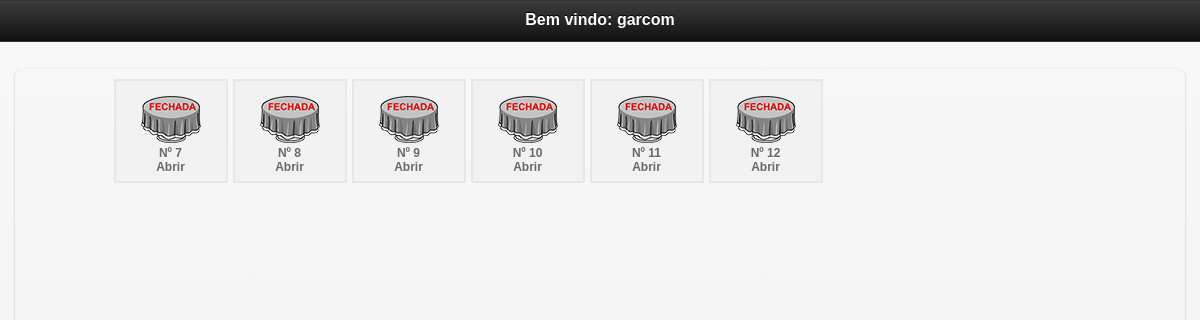
Before: /mobile/mesas.php (signed in) with the older database file.
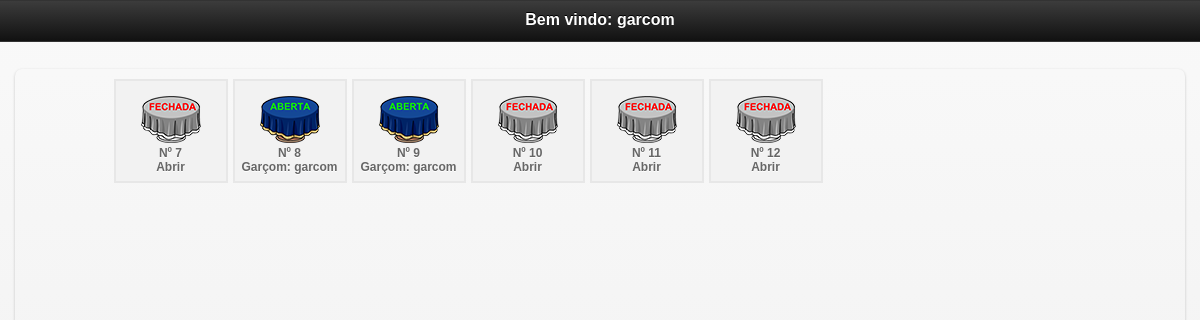
After: the same page with the newer database file.
### tables this page shows
CREATE TABLE `mesa` (
  `id_mesa` int(10) NOT NULL AUTO_INCREMENT,
  `numero` int(10) NOT NULL,
  `idGarcon` varchar(200) NOT NULL,
  `situacao` int(1) NOT NULL,
  PRIMARY KEY (`id_mesa`)
);

CREATE TABLE `garcon` (
  `idGarcon` int(10) NOT NULL AUTO_INCREMENT,
  `nomeGarcon` varchar(200) NOT NULL,
  `login` varchar(20) NOT NULL,
  `senha` varchar(20) NOT NULL,
  `nv` int(1) NOT NULL,
  PRIMARY KEY (`idGarcon`)
);

### mobile/mesas.php (the view, shortened to what this page needs)
<?php include "../config/conexao.php";
$login = $_SESSION['garcon_session'];
$g = mysql_query("SELECT * FROM garcon WHERE login='$login'");
$mostra = mysql_fetch_array($g);
?>
<!doctype html>
<html class="no-js ui-mobile-rendering" lang="pt">
<head>
      <link rel="stylesheet" href="css/jquery.mobile-1.3.1.min.css" />
      <link rel="stylesheet" href="../css/css.css"/>
</head>
<body>
<div id="categories" data-role="page" data-title="Categories">
      <div data-role="header">
            <h1>Bem vindo: <?php echo $mostra['nomeGarcon'] ?></h1>
      </div>
      <div data-role="content">
            <ul data-role="listview" data-inset="true">
            <div id="mesas2">
<ul>
	<?php
		$sql = mysql_query("SELECT * FROM mesa ORDER BY id_mesa ASC");
		while($ver = mysql_fetch_array($sql)){
			$situacao = $ver['situacao'];
			$id_mesa = $ver['id_mesa'];
			$numero = $ver['numero'];
			$idGarcon = $ver['idGarcon'];
			$gar = mysql_query("SELECT * FROM garcon WHERE idGarcon='$idGarcon'");
			$bosta = mysql_fetch_assoc($gar);
			$nomeGarcon = $bosta['nomeGarcon'];
			if($situacao == 0){
				$img = "<img src='../imagens/mesafechada.png' width='60' height='47' border='0'>";
			}else{
			$img = "<img src='../imagens/mesaaberta.png' width='60' height='47' border='0'>";
			}
	?>
	<li><a href="inicio.php?id_mesa=<?php echo $id_mesa ?>&idGarcon=<?php echo $idGarcon ?>"><?php echo $img; echo "<br/>";  echo 'Nº '.$numero;  echo "<br/>"; if($situacao == 1){echo "Garçom: ".$nomeGarcon; }else{echo "Abrir";} ?></a></li>
<?php } ?>
</ul>
</div>
</body>
</html>

Changed rows visible on the page:
changed mesa (number 2 of 6 on the later page): situacao: picture added; idGarcon.nomeGarcon (not shown) → "garcom"; situacao: picture removed; situacao "Abrir" → "Garçom:"
changed mesa (number 3 of 6 on the later page): situacao: picture added; idGarcon.nomeGarcon (not shown) → "garcom"; situacao: picture removed; situacao "Abrir" → "Garçom:"
